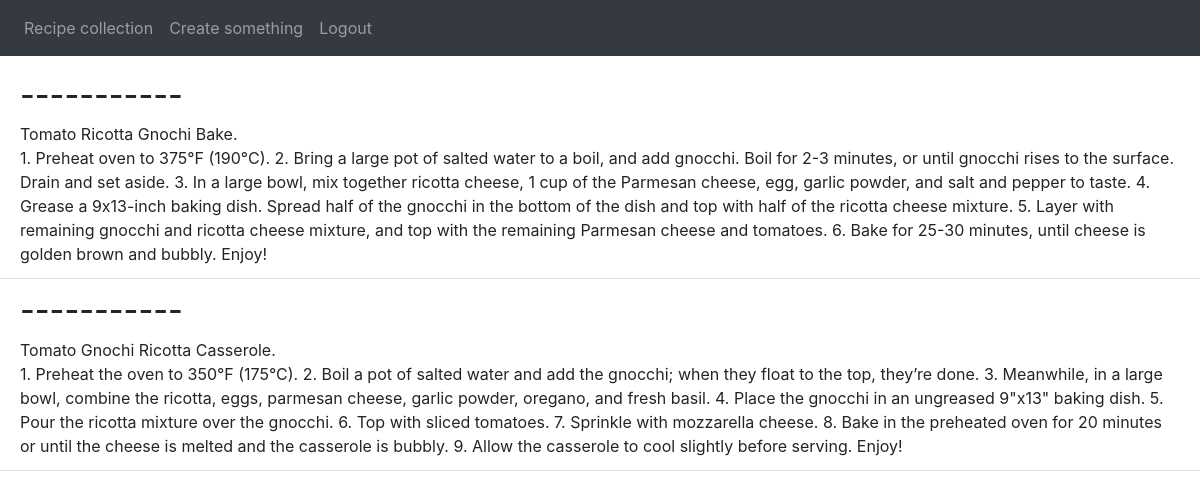
/collection (signed in), run on an earlier commit of the app's database.
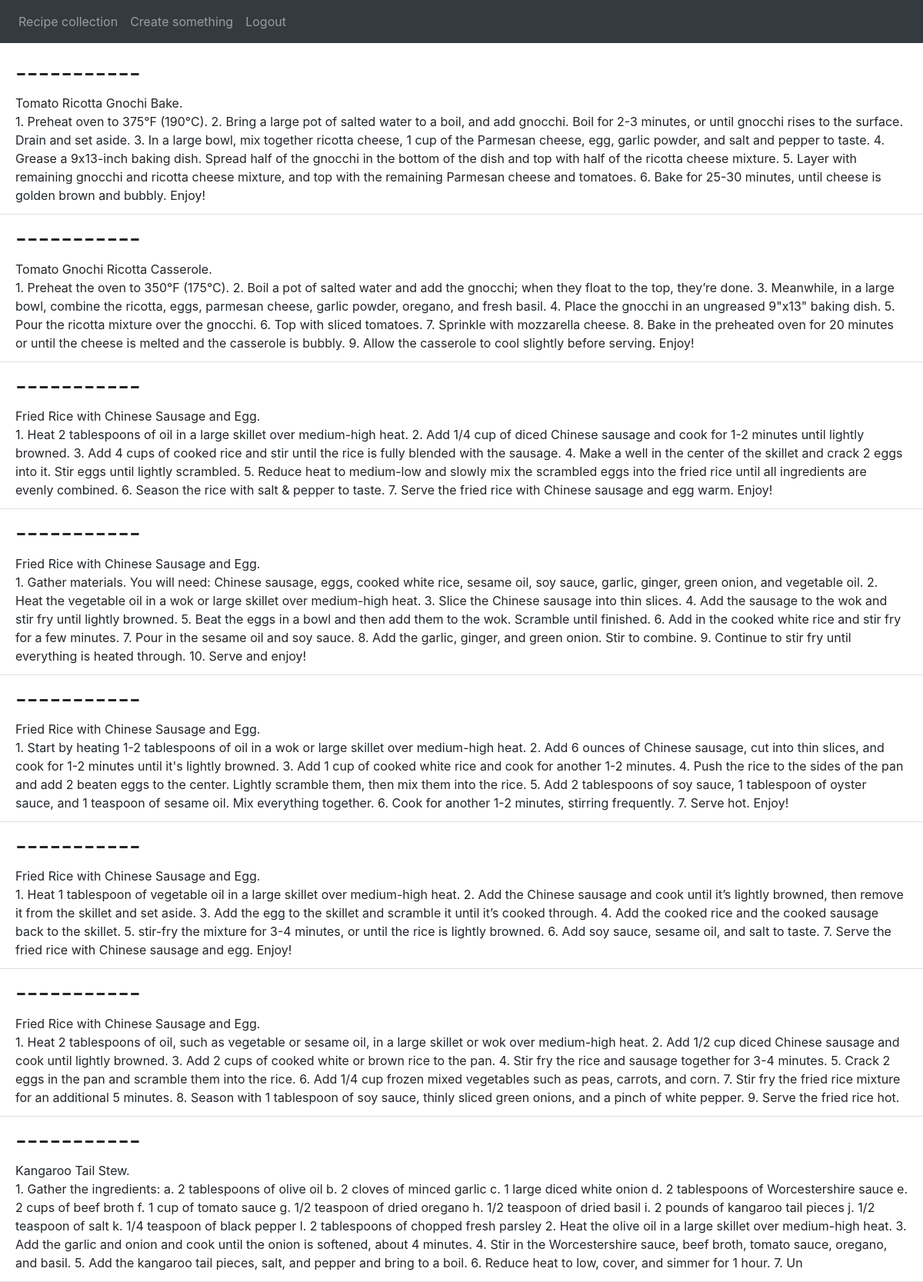
And on a later commit of the database.
### website/models.py (models this page shows)
class Recipe(db.Model):
    id = db.Column(db.Integer, primary_key = True)
    title = db.Column(db.String(100))
    instructions = db.Column(db.String(10000))
    user_id = db.Column(db.Integer, db.ForeignKey('user.id'))

### website/views.py (the view)
@views.route('/collection')
@login_required
def collect():
    return render_template('collection.html', user=current_user)

### website/__init__.py (called while the page is built)
def create_app():
    app= Flask(__name__)
    app.config['SECRET_KEY'] = 'first app'
    app.config['SQLALCHEMY_DATABASE_URI'] = f'sqlite:///{DB_NAME}'
    db.init_app(app)
    from .views import views
    from .auth import auth
    app.register_blueprint(views, url_prefix= '/')
    app.register_blueprint(auth, url_prefix='/')
    from .models import Recipe, User
    with app.app_context():
        db.create_all()
    login_manager = LoginManager()
    login_manager.login_view = 'auth.login'
    login_manager.init_app(app)
    @login_manager.user_loader
    def load_user(id):
        return User.query.get(int(id))
    return app

### website/templates/collection.html (shortened to what this page needs)
{%extends "base.html"%} {%block title%} Collection {%endblock%}
{%block content%}
<ul class="list-group list-group-flush" id="recipes">
  {% for recipe in user.recipes %}
    <li class="list-group-item">
      <h2> -----------</h2>
      {{ recipe.title }}
      <br>
      {{ recipe.instructions}}
    </li>
  {% endfor %}
{%endblock%}

### website/templates/base.html (shortened to what this page needs)
<!DOCTYPE html>
<html lang="en">
<head>
    <link
    rel="stylesheet"
    href="https://stackpath.bootstrapcdn.com/bootstrap/4.4.1/css/bootstrap.min.css"
  />
  <link
    rel="stylesheet"
    href="https://stackpath.bootstrapcdn.com/font-awesome/4.7.0/css/font-awesome.min.css"
  />
</head>
<body>
    <nav class="navbar navbar-expand-lg navbar-dark bg-dark">
        <div class="collapse navbar-collapse" id="navbar">
            <div class="navbar-nav">
                <a class="nav-item nav-link" id="collection" href="/collection">Recipe collection</a>
                <a class="nav-item nav-link" id="create" href="/create">Create something</a>
                <a class="nav-link" id="logout" href="/logout">Logout</a>
            </div>
        </div>
    </nav>
    {%block content%}
    {%endblock %}
</body>
</html>

What changed in the data, as far as the page shows it:
added Recipe: title "Fried Rice with Chinese Sausage and Egg.", instructions "1. Heat 2 tablespoons of oil in a large skillet over medium-high heat. 2. Add 1/4 cup of diced Chinese sausage and cook for 1-2 minutes until lightly browned. 3. Add 4 cups of cooked rice and stir until the rice is fully blended with the sausage. 4. Make a well in the center of the skillet and crack 2 eggs into it. Stir eggs until lightly scrambled. 5. Reduce heat to medium-low and slowly mix the scrambled eggs into the fried rice until all ingredients are evenly combined. 6. Season the rice with salt & pepper to taste. 7. Serve the fried rice with Chinese sausage and egg warm. Enjoy!"
added Recipe: title "Fried Rice with Chinese Sausage and Egg.", instructions "1. Gather materials. You will need: Chinese sausage, eggs, cooked white rice, sesame oil, soy sauce, garlic, ginger, green onion, and vegetable oil. 2. Heat the vegetable oil in a wok or large skillet over medium-high heat. 3. Slice the Chinese sausage into thin slices. 4. Add the sausage to the wok and stir fry until lightly browned. 5. Beat the eggs in a bowl and then add them to the wok. Scramble until finished. 6. Add in the cooked white rice and stir fry for a few minutes. 7. Pour in the sesame oil and soy sauce. 8. Add the garlic, ginger, and green onion. Stir to combine. 9. Continue to stir fry until everything is heated through. 10. Serve and enjoy!"
added Recipe: title "Fried Rice with Chinese Sausage and Egg.", instructions "1. Start by heating 1-2 tablespoons of oil in a wok or large skillet over medium-high heat. 2. Add 6 ounces of Chinese sausage, cut into thin slices, and cook for 1-2 minutes until it's lightly browned. 3. Add 1 cup of cooked white rice and cook for another 1-2 minutes. 4. Push the rice to the sides of the pan and add 2 beaten eggs to the center. Lightly scramble them, then mix them into the rice. 5. Add 2 tablespoons of soy sauce, 1 tablespoon of oyster sauce, and 1 teaspoon of sesame oil. Mix everything together. 6. Cook for another 1-2 minutes, stirring frequently. 7. Serve hot. Enjoy!"
added Recipe: title "Fried Rice with Chinese Sausage and Egg.", instructions "1. Heat 1 tablespoon of vegetable oil in a large skillet over medium-high heat. 2. Add the Chinese sausage and cook until it’s lightly browned, then remove it from the skillet and set aside. 3. Add the egg to the skillet and scramble it until it’s cooked through. 4. Add the cooked rice and the cooked sausage back to the skillet. 5. stir-fry the mixture for 3-4 minutes, or until the rice is lightly browned. 6. Add soy sauce, sesame oil, and salt to taste. 7. Serve the fried rice with Chinese sausage and egg. Enjoy!"
added Recipe: title "Fried Rice with Chinese Sausage and Egg.", instructions "1. Heat 2 tablespoons of oil, such as vegetable or sesame oil, in a large skillet or wok over medium-high heat. 2. Add 1/2 cup diced Chinese sausage and cook until lightly browned. 3. Add 2 cups of cooked white or brown rice to the pan. 4. Stir fry the rice and sausage together for 3-4 minutes. 5. Crack 2 eggs in the pan and scramble them into the rice. 6. Add 1/4 cup frozen mixed vegetables such as peas, carrots, and corn. 7. Stir fry the fried rice mixture for an additional 5 minutes. 8. Season with 1 tablespoon of soy sauce, thinly sliced green onions, and a pinch of white pepper. 9. Serve the fried rice hot."
added Recipe: title "Kangaroo Tail Stew.", instructions "1. Gather the ingredients: a. 2 tablespoons of olive oil b. 2 cloves of minced garlic c. 1 large diced white onion d. 2 tablespoons of Worcestershire sauce e. 2 cups of beef broth f. 1 cup of tomato sauce g. 1/2 teaspoon of dried oregano h. 1/2 teaspoon of dried basil i. 2 pounds of kangaroo tail pieces j. 1/2 teaspoon of salt k. 1/4 teaspoon of black pepper l. 2 tablespoons of chopped fresh parsley 2. Heat the olive oil in a large skillet over medium-high heat. 3. Add the garlic and onion and cook until the onion is softened, about 4 minutes. 4. Stir in the Worcestershire sauce, beef broth, tomato sauce, oregano, and basil. 5. Add the kangaroo tail pieces, salt, and pepper and bring to a…"
